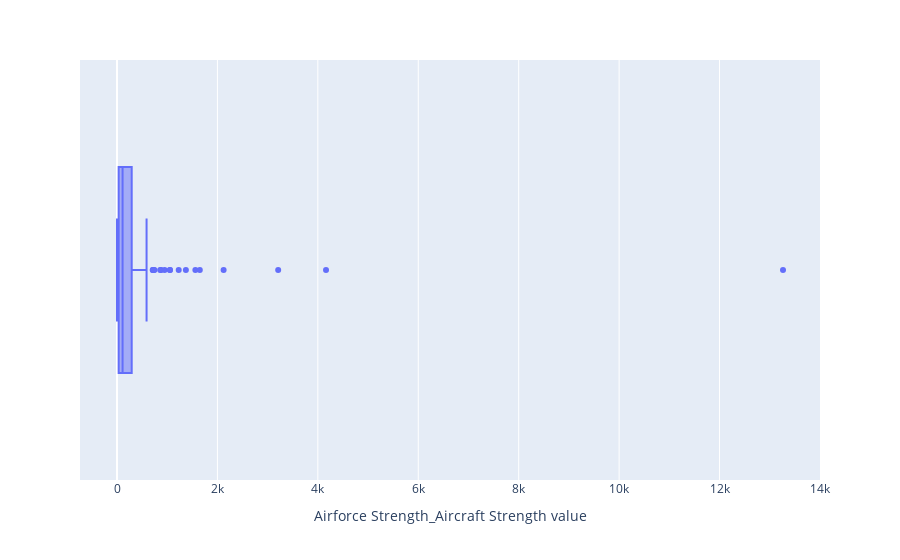

This figure's notebook cell:
### Code cell
fig = px.box(value_df,
             x=value_df["Airforce Strength_Aircraft Strength value"],
             hover_name=value_df["country"])
fig.show()

### Figure 1 — Plotly figure (JSON) as saved in the notebook; plotly's stock layout.template omitted (floating-point values rounded to 4 significant figures; data arrays with more than 128 entries replaced by an {"elided": "..."} marker saying what was removed)
{"data": [{"alignmentgroup": "True", "hovertemplate": "<b>%{hovertext}</b><br><br>Airforce Strength_Aircraft Strength value=%{x}<extra></extra>", "hovertext": {"elided": "138 str values"}, "legendgroup": "", "marker": {"color": "#636efa"}, "name": "", "notched": false, "offsetgroup": "", "orientation": "h", "showlegend": false, "type": "box", "x": {"elided": "138 int values"}, "x0": " ", "xaxis": "x", "y0": " ", "yaxis": "y"}], "layout": {"boxmode": "group", "legend": {"tracegroupgap": 0}, "margin": {"t": 60}, "xaxis": {"anchor": "y", "domain": [0, 1], "title": {"text": "Airforce Strength_Aircraft Strength value"}}, "yaxis": {"anchor": "x", "domain": [0, 1]}}}
